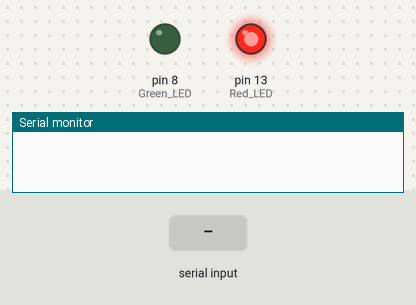
The sketch below on a simulated Arduino Uno, built with avr-gcc and run on an emulated ATmega328P. On the bench: output pins drawn as LEDs (lit = HIGH), the last lines printed to the serial monitor. The test bench sets the inputs (shaded band). The local clock reads 2024-03-15 10:24:30 at power-on unless the sketch sets it; the sensor or clock chip raises its interrupt line as the real part does.

Above: at 0.1 s.
At 0.7 s:
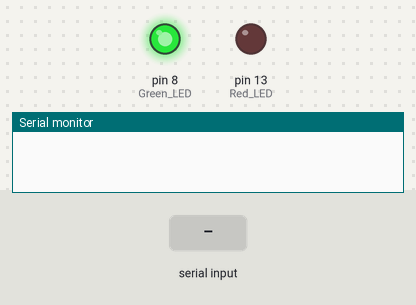
At 2.9 s:
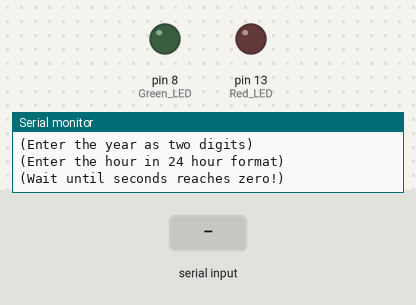
3.0 s: "90,45,200\n" received over Serial
Timing chart, 0 to 6.0 s (numbered marks = the images above; inputs shaded):
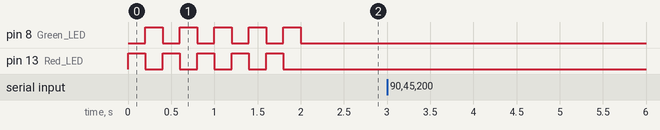

The sketch:

Set_RTC_from_Serial.ino
```cpp
// Set the Feather DS3231 Precision RTC Wing via Serial Monitor
// This code is written for the Adalogger M0 Feather

// Date and time functions using a DS3231 RTC connected via I2C and Wire lib
#include <Wire.h>
#include "RTClib.h"

RTC_DS3231 rtc;
char daysOfTheWeek[7][12] = {"Sunday", "Monday", "Tuesday", "Wednesday", "Thursday", "Friday", "Saturday"};
volatile boolean RTCflag = false; // RTC interrupt flag

void setup()
{
  // initialize digital pins 13 and 8 as outputs.
  pinMode(13, OUTPUT); // Red LED
  pinMode(8, OUTPUT); // Green LED
  // flash red and green LEDs on reset
  for (int i=0; i <= 4; i++) {
    digitalWrite(13, HIGH);
    delay(200);
    digitalWrite(13, LOW);
    digitalWrite(8, HIGH);
    delay(200);
    digitalWrite(8, LOW);
  }

  // Configure Pin 16 (EXTINT9 / A2) to receive DS3231 interrupts
  pinMode(16, INPUT_PULLUP);
  // Attach the interrupt service routine
  attachInterrupt(16, RTCint, FALLING); // need to check if second edge is falling or rising?

  Serial.begin(115200); // // Connect at 115200
  while (!Serial) ; // Wait until user opens serial monitor
  Serial.println("Set DS3231 RTC using Serial");

  // Begin RTC
  if (! rtc.begin()) {
    Serial.println("Panic!! Couldn't find RTC!");
    while (1);
  }

  // Get date and time from serial
  Serial.println("Enter the date and time separated by spaces (YY MM DD HH MM):");
  Serial.println("(Enter the year as two digits)");
  Serial.println("(Enter the hour in 24 hour format)");
  Serial.println("(Wait until seconds reaches zero!)");
  while(Serial.available()==0) {
    ;
  }
  int year = Serial.parseInt();
  int month = Serial.parseInt();
  int day = Serial.parseInt();
  int hour = Serial.parseInt();
  int minute = Serial.parseInt();

  // Set the RTC
  Serial.println("\nSetting RTC...");
  rtc.adjust(DateTime((uint16_t)(year + 2000), (uint8_t)month, (uint8_t)day, (uint8_t)hour, (uint8_t)minute, 0));
  rtc.writeSqwPinMode(DS3231_SquareWave1Hz);

  // clear interrupt flag for a fresh start
  RTCflag = false;
}

// RTC interrupt service routine - set RTCflag
void RTCint() {
  RTCflag = true;
}

void loop() // run over and over again
{
  // Wait for interrupt
  while (!RTCflag) {
    ;
  }
  RTCflag = false;

  // Read time
  DateTime now = rtc.now();

  Serial.print(now.year(), DEC);
  Serial.print('/');
  Serial.print(now.month(), DEC);
  Serial.print('/');
  Serial.print(now.day(), DEC);
  Serial.print(" (");
  Serial.print(daysOfTheWeek[now.dayOfTheWeek()]);
  Serial.print(") ");
  Serial.print(now.hour(), DEC);
  Serial.print(':');
  Serial.print(now.minute(), DEC);
  Serial.print(':');
  Serial.print(now.second(), DEC);
  Serial.println();
}
```
